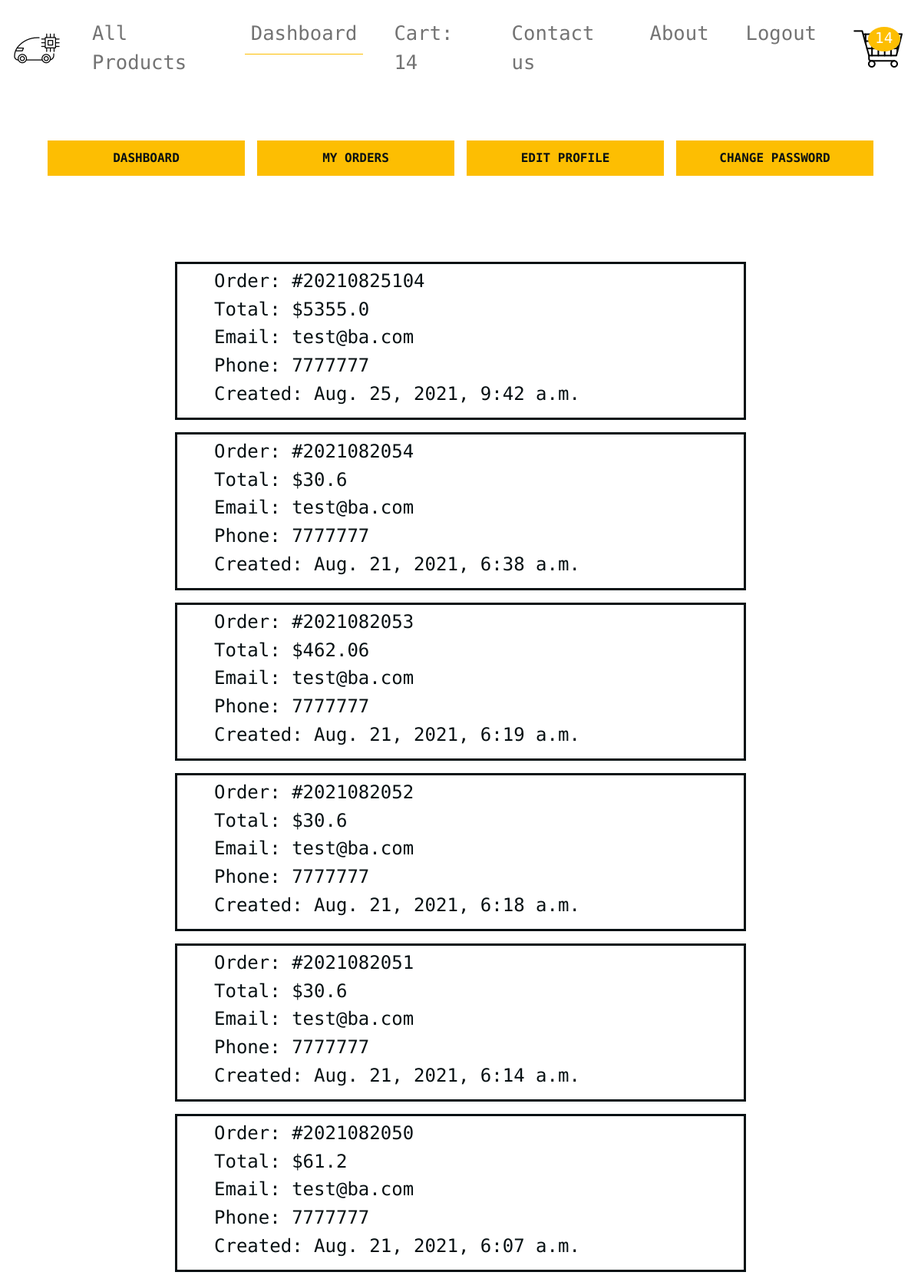
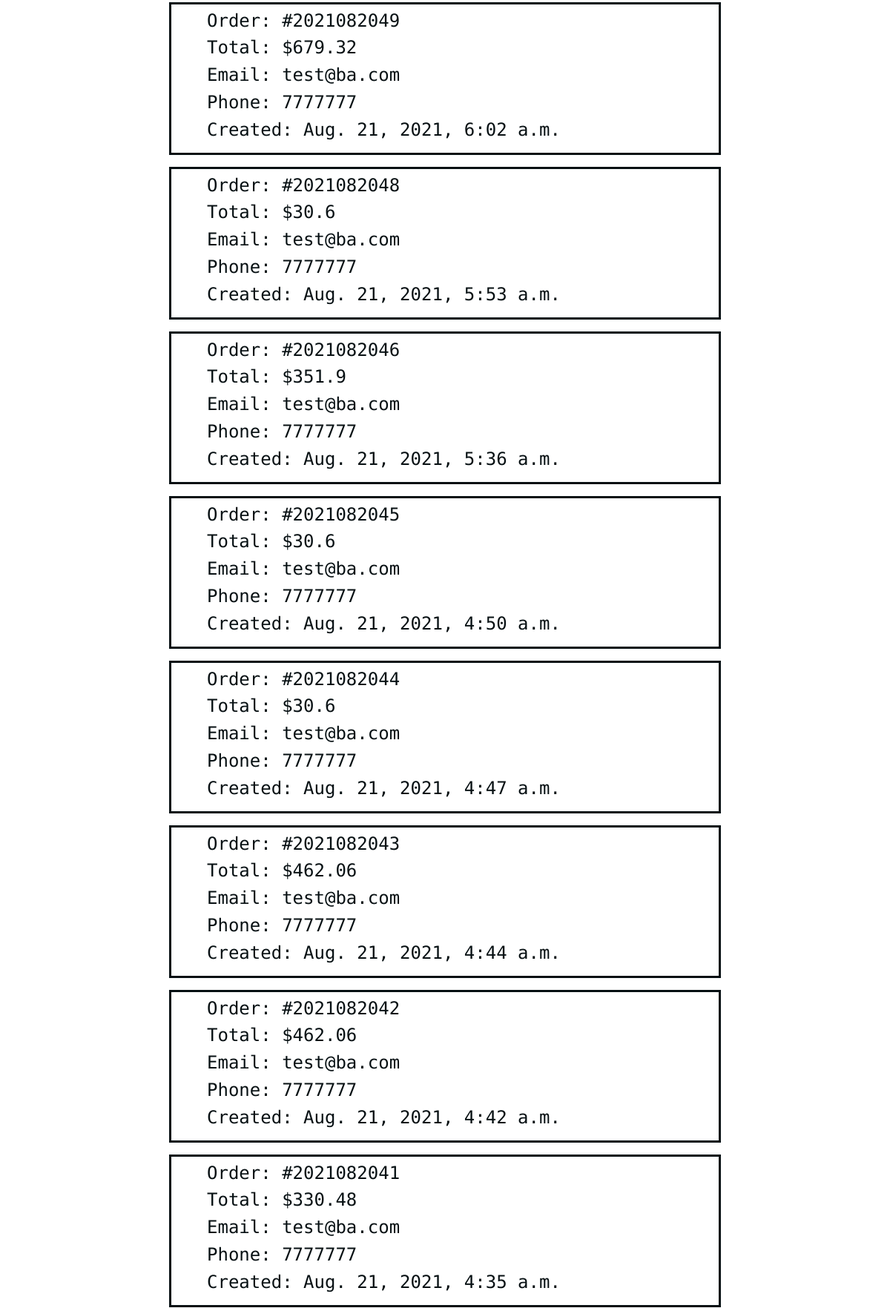
The page /accounts/my_orders/ (signed in, upper part) on the database its author committed (2 pictures, top to bottom).
### orders/models.py (models this page shows, shortened)
class Order(models.Model):
    STATUS = (
        ('New', 'New'),
        ('Accepted', 'Accepted'),
        ('Completed', 'Completed'),
        ('Cancelled', 'Cancelled'),
    )
    user = models.ForeignKey(Account, on_delete=models.SET_NULL, null=True)
    payment = models.ForeignKey(Payment, on_delete=models.SET_NULL, blank=True, null=True)
    order_number = models.CharField(max_length=20)
    name = models.CharField(max_length=100)
    phone = models.CharField(max_length=15)
    email = models.EmailField(max_length=100)
    address = models.CharField(max_length=100)
    zipcode = models.CharField(max_length=15)
    state = models.CharField(max_length=50)
    city = models.CharField(max_length=50)
    order_note = models.CharField(max_length=100, blank=True)
    order_total = models.FloatField()
    tax = models.FloatField()
    status = models.CharField(max_length=10, choices=STATUS, default='New')
    ip = models.CharField(blank=True, max_length=20)
    is_ordered = models.BooleanField(default=False)
    created_at = models.DateTimeField(auto_now_add=True)
    updated_at = models.DateTimeField(auto_now=True)

### accounts/models.py (models this page shows, shortened)
class Account(AbstractBaseUser):
    username = models.CharField(max_length=50, unique=True)
    email = models.EmailField(max_length=100, unique=True)
    phone_number = models.CharField(max_length=50)
    date_joined = models.DateTimeField(auto_now_add=True)
    last_login = models.DateTimeField(auto_now_add=True)
    is_admin = models.BooleanField(default=False)
    is_staff = models.BooleanField(default=False)
    is_active = models.BooleanField(default=False)
    is_superadmin = models.BooleanField(default=False)
    USERNAME_FIELD = 'email'
    REQUIRED_FIELDS = ['username']
    objects = MyAccountManager()

### accounts/views.py (the view)
# urls.py: path('my_orders/', views.my_orders, name='my_orders'),
@login_required(login_url='login')
def my_orders(request):
    orders = Order.objects.filter(user=request.user, is_ordered=True).order_by('-created_at')
    context = {
        'orders':orders,
    }
    return render(request, 'accounts/my_orders.html', context=context)

### cart/context_processors.py (called while the page is built)
def counter(request):
    cart_count = 0
    if 'admin' in request.path:
        return {}
    else:
        try:
            cart = Cart.objects.filter(cart_id=_cart_id(request))
            if request.user.is_authenticated:
                cart_items = CartItem.objects.all().filter(user=request.user)
            else:
                cart_items = CartItem.objects.all().filter(cart=cart[:1])
            for cart_item in cart_items:
                cart_count += cart_item.quantity
        except Cart.DoesNotExist:
            cart_count = 0
    return dict(cart_count=cart_count)

### cart/views.py (called while the page is built)
def _cart_id(request):
    cart = request.session.session_key
    if not cart:
        cart = request.session.create()
    return cart

### category/context_processors.py (called while the page is built)
def menu_links(request):
    links = Category.objects.all()
    return dict(links=links)

### templates/accounts/my_orders.html (shortened to what this page needs)
{% extends 'base/base.html' %}
{% load static %}
{% block content %}
    {% include 'accounts/dashboard_sidebar.html' %}
<section class=" py-5 mb-5">
    <div class="container">
        <div class="row ">
            {% for order in orders %}
            <a class="" href="{% url 'order_detail' order.order_number%}">
                <div class="mx-auto col-lg-8 m-2 p-2 px-lg-5 dashboard-data-click">
                    <h4>Order: #{{ order.order_number }}</h4>
                    <h4>Total: ${{ order.order_total }}</h4>
                    <h4>Email: {{user.email}}</h4>
                    <h4>Phone: {{ order.phone }}</h4>
                    <h4>Created: {{ order.created_at }}</h4>
                </div>
            </a>
            {% endfor %}
        </div>
    </div>
</section>
{% endblock %}

### static/css/main.css (style rules this page uses)
:root { --mainYellow: #fdbe02; --mainWhite: #fff; --mainBlack: #071013; --mainGrey: #9b9999; --TransGrey: rgba(0, 0, 0, 0.1); }
body { color: var(--mainBlack); background: var(--mainWhite); font-family: 'Roboto Mono', monospace; }
a { text-decoration: none; }
.dashboard-data-click { border: 0.2rem solid var(--mainBlack); color: var(--mainBlack); }

### rows shown on the page
Order: order_number "20210825104", order_total "5355.0", phone "7777777", created_at "Aug. 25, 2021, 9:42 a.m."
Account: email "test@ba.com"
Order: order_number "2021082054", order_total "30.6", phone "7777777", created_at "Aug. 21, 2021, 6:38 a.m."
Order: order_number "2021082053", order_total "462.06", phone "7777777", created_at "Aug. 21, 2021, 6:19 a.m."
Order: order_number "2021082052", order_total "30.6", phone "7777777", created_at "Aug. 21, 2021, 6:18 a.m."
Order: order_number "2021082051", order_total "30.6", phone "7777777", created_at "Aug. 21, 2021, 6:14 a.m."
Order: order_number "2021082050", order_total "61.2", phone "7777777", created_at "Aug. 21, 2021, 6:07 a.m."
Order: order_number "2021082049", order_total "679.32", phone "7777777", created_at "Aug. 21, 2021, 6:02 a.m."
Order: order_number "2021082048", order_total "30.6", phone "7777777", created_at "Aug. 21, 2021, 5:53 a.m."
Order: order_number "2021082046", order_total "351.9", phone "7777777", created_at "Aug. 21, 2021, 5:36 a.m."
Order: order_number "2021082045", order_total "30.6", phone "7777777", created_at "Aug. 21, 2021, 4:50 a.m."
Order: order_number "2021082044", order_total "30.6", phone "7777777", created_at "Aug. 21, 2021, 4:47 a.m."
Order: order_number "2021082043", order_total "462.06", phone "7777777", created_at "Aug. 21, 2021, 4:44 a.m."
Order: order_number "2021082042", order_total "462.06", phone "7777777", created_at "Aug. 21, 2021, 4:42 a.m."
Order: order_number "2021082041", order_total "330.48", phone "7777777", created_at "Aug. 21, 2021, 4:35 a.m."

### other values the page prints
{{ cart_count }} "14"
